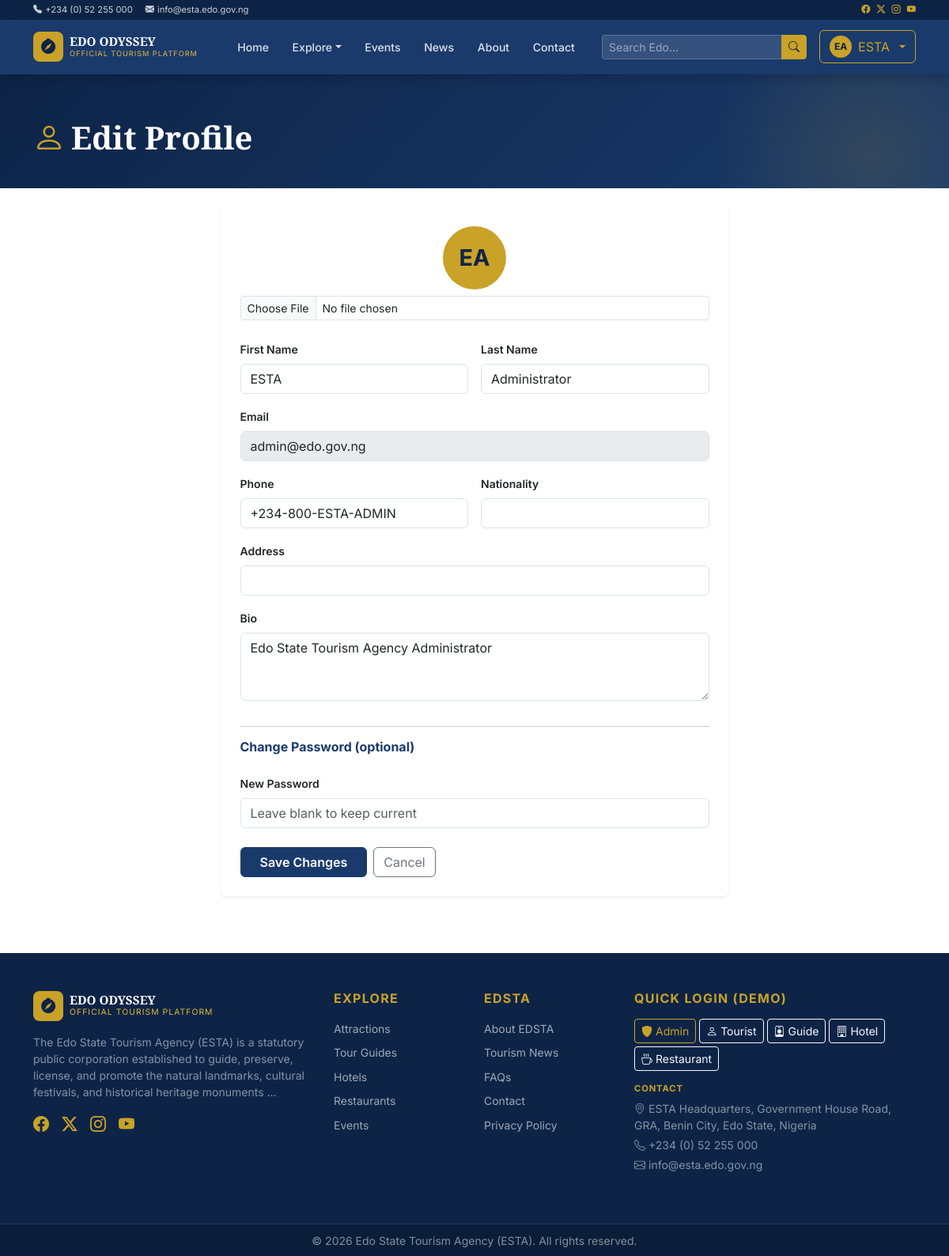
Page /dashboard/profile (signed in) on the committed database.
### app/models/models.py (models this page shows, shortened)
class CMSSetting(db.Model):
    __tablename__ = "cms_settings"
    id = db.Column(db.Integer, primary_key=True)
    key = db.Column(db.String(100), unique=True, nullable=False, index=True)
    value = db.Column(db.Text, nullable=False)
    label = db.Column(db.String(150), nullable=True)
    group = db.Column(db.String(50), default="general", nullable=True)
    updated_at = db.Column(db.DateTime, default=datetime.utcnow, onupdate=datetime.utcnow)

class BaseModel(db.Model):
    __abstract__ = True
    id = db.Column(db.Integer, primary_key=True)
    uuid = db.Column(db.String(36), default=gen_uuid, unique=True, nullable=False, index=True)
    created_at = db.Column(db.DateTime, default=datetime.utcnow, nullable=False)
    updated_at = db.Column(db.DateTime, default=datetime.utcnow, onupdate=datetime.utcnow, nullable=False)
    created_by = db.Column(db.Integer, nullable=True)
    status = db.Column(db.String(20), default="active", nullable=False)
    deleted_at = db.Column(db.DateTime, nullable=True)

class User(UserMixin, BaseModel):
    __tablename__ = "users"
    email = db.Column(db.String(150), unique=True, index=True, nullable=False)
    password_hash = db.Column(db.String(255), nullable=False)
    first_name = db.Column(db.String(100), nullable=False)
    last_name = db.Column(db.String(100), nullable=False)
    role = db.Column(db.String(50), default="Tourist", nullable=False)
    phone = db.Column(db.String(50), nullable=True)
    is_verified = db.Column(db.Boolean, default=False, nullable=False)
    avatar_url = db.Column(db.String(255), nullable=True)
    heritage_points = db.Column(db.Integer, default=0, nullable=False)
    bio = db.Column(db.Text, nullable=True)
    address = db.Column(db.String(255), nullable=True)
    nationality = db.Column(db.String(100), nullable=True)
    last_login = db.Column(db.DateTime, nullable=True)
    bookings = db.relationship("Booking", back_populates="user", lazy="dynamic")
    reviews = db.relationship("Review", back_populates="user", lazy="dynamic")
    guide_profile = db.relationship("Guide", back_populates="user", uselist=False)
    notifications = db.relationship("Notification", back_populates="user", lazy="dynamic")
    favourites = db.relationship("Favourite", back_populates="user", lazy="dynamic")
    payments = db.relationship("Payment", back_populates="user", lazy="dynamic")
    audit_logs = db.relationship("AuditLog", foreign_keys="AuditLog.user_id", back_populates="user", lazy="dynamic")
    owned_attractions = db.relationship("Attraction", back_populates="owner", foreign_keys="Attraction.user_id", lazy="dynamic")
    owned_hotels = db.relationship("Hotel", back_populates="owner", foreign_keys="Hotel.user_id", lazy="dynamic")
    owned_restaurants = db.relationship("Restaurant", back_populates="owner", foreign_keys="Restaurant.user_id", lazy="dynamic")
    owned_events = db.relationship("Event", back_populates="owner", foreign_keys="Event.user_id", lazy="dynamic")  # Add this
    @property
    def full_name(self):
        return f"{self.first_name} {self.last_name}"
    @property
    def is_admin(self):
        return self.role in ("Agency Admin", "Super Admin")

### app/dashboard/routes.py (the view, shortened to what this page needs)
@dashboard_bp.route("/profile", methods=["GET", "POST"])
@login_required
def profile():
    return render_template("dashboard/profile.html")

### app/templates/dashboard/profile.html (shortened to what this page needs)
{% extends "base.html" %}
{% block content %}
<div class="page-hero"><div class="container"><h1><i class="bi bi-person me-2 text-gold"></i>Edit Profile</h1></div></div>
<div class="container py-4">
  <div class="row justify-content-center">
    <div class="col-lg-7">
      <div class="card border-0 shadow-sm">
        <div class="card-body p-4">
          <form method="POST" action="{{ url_for('dashboard.profile') }}" enctype="multipart/form-data">
            <div class="text-center mb-4">
              {% if current_user.avatar_url %}<img src="{{ current_user.avatar_url }}" class="rounded-circle mb-2 border border-gold border-3" width="80" height="80">{% else %}<div class="avatar-lg mx-auto mb-2">{{ current_user.first_name[0] }}{{ current_user.last_name[0] }}</div>{% endif %}
              <div><input type="file" name="avatar" class="form-control form-control-sm mt-2" accept="image/*"></div>
            </div>
            <div class="row g-3">
              <div class="col-6"><label class="form-label fw-semibold small">First Name</label><input type="text" name="first_name" class="form-control" value="{{ current_user.first_name }}" required></div>
              <div class="col-6"><label class="form-label fw-semibold small">Last Name</label><input type="text" name="last_name" class="form-control" value="{{ current_user.last_name }}" required></div>
              <div class="col-12"><label class="form-label fw-semibold small">Email</label><input type="email" class="form-control bg-gray-50" value="{{ current_user.email }}" disabled></div>
              <div class="col-6"><label class="form-label fw-semibold small">Phone</label><input type="text" name="phone" class="form-control" value="{{ current_user.phone or '' }}"></div>
              <div class="col-6"><label class="form-label fw-semibold small">Nationality</label><input type="text" name="nationality" class="form-control" value="{{ current_user.nationality or '' }}"></div>
              <div class="col-12"><label class="form-label fw-semibold small">Address</label><input type="text" name="address" class="form-control" value="{{ current_user.address or '' }}"></div>
              <div class="col-12"><label class="form-label fw-semibold small">Bio</label><textarea name="bio" class="form-control" rows="3">{{ current_user.bio or '' }}</textarea></div>
              <div class="col-12"><hr><h6 class="fw-bold text-blue">Change Password (optional)</h6></div>
              <div class="col-12"><label class="form-label fw-semibold small">New Password</label><input type="password" name="new_password" class="form-control" placeholder="Leave blank to keep current"></div>
            </div>
            <div class="mt-4 d-flex gap-2">
              <button type="submit" class="btn btn-blue px-4 fw-semibold">Save Changes</button>
              <a href="{{ url_for('dashboard.index') }}" class="btn btn-outline-secondary">Cancel</a>
            </div>
          </form>
        </div>
      </div>
    </div>
  </div>
</div>
{% endblock %}

### app/templates/base.html (shortened to what this page needs)
<!DOCTYPE html>
<html lang="en">
<head>
  <link href="https://cdn.jsdelivr.net/npm/bootstrap@5.3.3/dist/css/bootstrap.min.css" rel="stylesheet">
  <link href="https://cdn.jsdelivr.net/npm/bootstrap-icons@1.11.3/font/bootstrap-icons.css" rel="stylesheet">
  <link rel="stylesheet" href="{{ url_for('static', filename='css/main.css') }}">
</head>
<body>
<div class="top-banner py-1 d-none d-md-block">
  <div class="container d-flex justify-content-between align-items-center">
    <div class="d-flex gap-3 small">
      <span><i class="bi bi-telephone-fill me-1"></i>{{ settings.get('contact_phone', '') if settings else '' }}</span>
      <span><i class="bi bi-envelope-fill me-1"></i>{{ settings.get('contact_email', '') if settings else '' }}</span>
    </div>
    <div class="d-flex gap-2 small">
      <a href="#" class="text-gold"><i class="bi bi-facebook"></i></a>
      <a href="#" class="text-gold"><i class="bi bi-twitter-x"></i></a>
      <a href="#" class="text-gold"><i class="bi bi-instagram"></i></a>
      <a href="#" class="text-gold"><i class="bi bi-youtube"></i></a>
    </div>
  </div>
</div>
<nav class="navbar navbar-expand-lg navbar-dark main-navbar sticky-top">
  <div class="container">
    <a class="navbar-brand d-flex align-items-center gap-2" href="{{ url_for('main.home') }}">
      <div class="brand-icon"><i class="bi bi-compass-fill"></i></div>
      <div>
        <div class="brand-title">EDO ODYSSEY</div>
        <div class="brand-subtitle">Official Tourism Platform</div>
      </div>
    </a>
    <div class="collapse navbar-collapse" id="mainNav">
      <ul class="navbar-nav mx-auto gap-1">
        <li class="nav-item"><a class="nav-link {% if request.endpoint and request.endpoint.startswith('main') %}active{% endif %}" href="{{ url_for('main.home') }}">Home</a></li>
        <li class="nav-item dropdown">
          <a class="nav-link dropdown-toggle" href="#" data-bs-toggle="dropdown">Explore</a>
        </li>
        <li class="nav-item"><a class="nav-link {% if request.endpoint and request.endpoint.startswith('events') %}active{% endif %}" href="{{ url_for('events.list_events') }}">Events</a></li>
        <li class="nav-item"><a class="nav-link {% if request.endpoint and request.endpoint.startswith('news') %}active{% endif %}" href="{{ url_for('news.list_news') }}">News</a></li>
        <li class="nav-item"><a class="nav-link" href="{{ url_for('main.about') }}">About</a></li>
        <li class="nav-item"><a class="nav-link" href="{{ url_for('main.contact') }}">Contact</a></li>
      </ul>
      <form class="d-flex me-3 search-form" action="{{ url_for('search.results') }}" method="get">
        <div class="input-group input-group-sm">
          <input class="form-control nav-search" type="search" name="q" placeholder="Search Edo…" value="{{ request.args.get('q','') }}">
          <button class="btn btn-gold btn-sm" type="submit"><i class="bi bi-search"></i></button>
        </div>
      </form>
      {% if current_user.is_authenticated %}
      <div class="dropdown">
        <button class="btn btn-outline-gold dropdown-toggle d-flex align-items-center gap-2" data-bs-toggle="dropdown">
          {% if current_user.avatar_url %}
          <img src="{{ current_user.avatar_url }}" class="rounded-circle" width="28" height="28" alt="">
          {% else %}
          <div class="avatar-initials-sm">{{ current_user.first_name[0] }}{{ current_user.last_name[0] }}</div>
          {% endif %}
          <span class="d-none d-lg-inline">{{ current_user.first_name }}</span>
        </button>
      </div>
      {% else %}
      <div class="d-flex gap-2">
        <a href="{{ url_for('auth.login') }}" class="btn btn-outline-gold btn-sm">Login</a>
        <a href="{{ url_for('auth.register') }}" class="btn btn-gold btn-sm">Register</a>
      </div>
      {% endif %}
    </div>
  </div>
</nav>
{% block content %}{% endblock %}
<footer class="site-footer mt-5">
  <div class="footer-top py-5">
    <div class="container">
      <div class="row g-4">
        <div class="col-lg-4">
          <div class="d-flex align-items-center gap-2 mb-3">
            <div class="brand-icon"><i class="bi bi-compass-fill"></i></div>
            <div>
              <div class="brand-title text-white">EDO ODYSSEY</div>
              <div class="brand-subtitle" style="font-size:0.65rem">Official Tourism Platform</div>
            </div>
          </div>
          <p class="text-white-50 small">{{ (settings.get('about_agency', 'Discover the rich cultural heritage of Edo State.')[:200] + '…') if settings else 'Discover the rich cultural heritage of Edo State.' }}</p>
          <div class="d-flex gap-3 mt-3">
            <a href="#" class="text-gold fs-5"><i class="bi bi-facebook"></i></a>
            <a href="#" class="text-gold fs-5"><i class="bi bi-twitter-x"></i></a>
            <a href="#" class="text-gold fs-5"><i class="bi bi-instagram"></i></a>
            <a href="#" class="text-gold fs-5"><i class="bi bi-youtube"></i></a>
          </div>
        </div>
        <div class="col-lg-2 col-6">
          <h6 class="text-gold fw-bold mb-3 text-uppercase letter-spacing">Explore</h6>
          <ul class="list-unstyled footer-links">
            <li><a href="{{ url_for('attractions.list_attractions') }}">Attractions</a></li>
            <li><a href="{{ url_for('guides.list_guides') }}">Tour Guides</a></li>
            <li><a href="{{ url_for('hotels.list_hotels') }}">Hotels</a></li>
            <li><a href="{{ url_for('restaurants.list_restaurants') }}">Restaurants</a></li>
            <li><a href="{{ url_for('events.list_events') }}">Events</a></li>
          </ul>
        </div>
        <div class="col-lg-2 col-6">
          <h6 class="text-gold fw-bold mb-3 text-uppercase letter-spacing">EDSTA</h6>
          <ul class="list-unstyled footer-links">
            <li><a href="{{ url_for('main.about') }}">About EDSTA</a></li>
            <li><a href="{{ url_for('news.list_news') }}">Tourism News</a></li>
            <li><a href="{{ url_for('main.faq') }}">FAQs</a></li>
            <li><a href="{{ url_for('main.contact') }}">Contact</a></li>
            <li><a href="{{ url_for('main.privacy') }}">Privacy Policy</a></li>
          </ul>
        </div>
        <div class="col-lg-4">
          <h6 class="text-gold fw-bold mb-3 text-uppercase letter-spacing">Quick Login (Demo)</h6>
          <div class="d-flex flex-wrap gap-1 mb-3">
            <a href="{{ url_for('auth.quick_login', role='admin') }}" class="btn btn-outline-gold btn-sm"><i class="bi bi-shield-fill me-1"></i>Admin</a>
            <a href="{{ url_for('auth.quick_login', role='tourist') }}" class="btn btn-outline-light btn-sm"><i class="bi bi-person me-1"></i>Tourist</a>
            <a href="{{ url_for('auth.quick_login', role='guide') }}" class="btn btn-outline-light btn-sm"><i class="bi bi-person-badge me-1"></i>Guide</a>
            <a href="{{ url_for('auth.quick_login', role='hotel') }}" class="btn btn-outline-light btn-sm"><i class="bi bi-building me-1"></i>Hotel</a>
            <a href="{{ url_for('auth.quick_login', role='restaurant') }}" class="btn btn-outline-light btn-sm"><i class="bi bi-cup-hot me-1"></i>Restaurant</a>
          </div>
          <h6 class="text-gold fw-bold mb-2 text-uppercase letter-spacing" style="font-size:0.7rem">Contact</h6>
          <p class="text-white-50 small mb-1"><i class="bi bi-geo-alt me-1"></i>{{ settings.get('contact_address', '') if settings else '' }}</p>
          <p class="text-white-50 small mb-1"><i class="bi bi-telephone me-1"></i>{{ settings.get('contact_phone', '') if settings else '' }}</p>
          <p class="text-white-50 small"><i class="bi bi-envelope me-1"></i>{{ settings.get('contact_email', '') if settings else '' }}</p>
        </div>
      </div>
    </div>
  </div>
  <div class="footer-bottom py-2 text-center">
    <small class="text-white-50">{{ settings.get('footer_text', '© 2026 Edo State Tourism Agency. All rights reserved.') if settings else '© 2026 Edo State Tourism Agency. All rights reserved.' }}</small>
  </div>
</footer>
</body>
</html>

### rows in the picture
CMSSetting: value "+234 (0) 52 255 000"
CMSSetting: value "info@esta.edo.gov.ng"
User: first_name "E", last_name "A", first_name "ESTA", last_name "Administrator", email "admin@edo.gov.ng", phone "+234-800-ESTA-ADMIN", bio "Edo State Tourism Agency Administrator"
CMSSetting: value "The Edo State Tourism Agency (ESTA) is a statutory public corporation established to guide, preserve, license, and promote the natural landmarks, cultural festivals, and historical heritage monuments …"
CMSSetting: value "ESTA Headquarters, Government House Road, GRA, Benin City, Edo State, Nigeria"
CMSSetting: value "© 2026 Edo State Tourism Agency (ESTA). All rights reserved."
